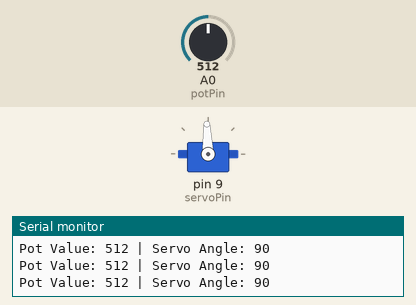
Simulated run of this sketch. Board: Arduino Uno, built with avr-gcc and run on an emulated ATmega328P. On the bench: servo, the last lines printed to the serial monitor. Wiring (inferred from the names in the program): servo: signal pin 9. The test bench sets the inputs (shaded band); at power-on: A0 (potPin) = 512. Servo pulses on a pin are drawn as a servo (544–2400 µs = 0–180°).

Above: at 1.2 s.
1.3 s: A0 (potPin) set to 555
At 2.5 s:
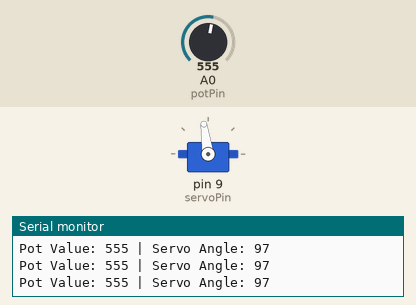
2.8 s: A0 (potPin) set to 579
At 3.1 s:
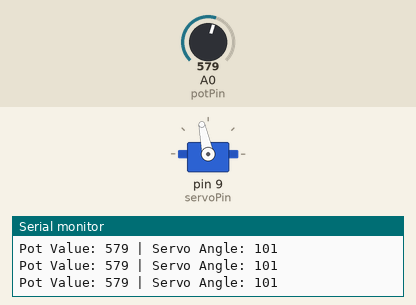
4.3 s: A0 (potPin) set to 306
At 5.3 s:
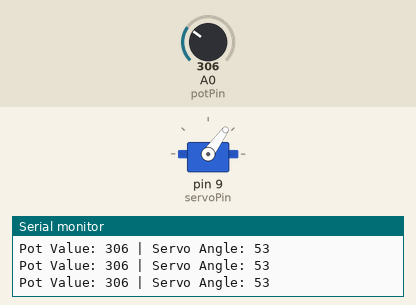
5.8 s: A0 (potPin) set to 105
At 7.0 s:
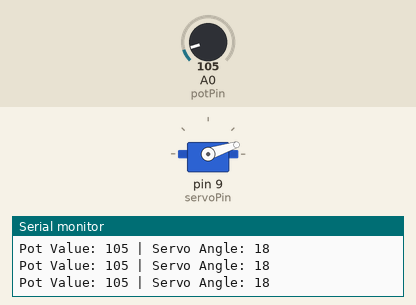
7.3 s: A0 (potPin) set to 91
At 7.6 s:
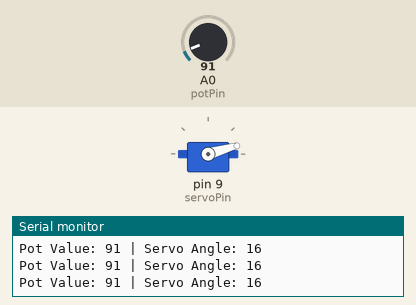
8.8 s: A0 (potPin) set to 122
At 9.2 s:
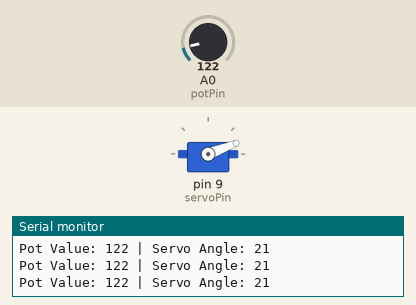
Timing chart, 0 to 11.3 s (numbered marks = the images above; inputs shaded):
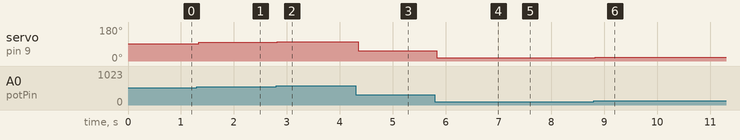

Measured:
- after the input at 1.3 s, servo on pin 9 (servoPin): 92° → 98° at once
- after the input at 2.8 s, servo on pin 9 (servoPin): 98° → 102° at once
- after the input at 4.3 s, servo on pin 9 (servoPin): 102° → 54° after 0.05 s
- after the input at 5.8 s, servo on pin 9 (servoPin): 54° → 18° at once
- after the input at 7.3 s, servo on pin 9 (servoPin): 18° → 16° at once
- after the input at 8.8 s, servo on pin 9 (servoPin): 16° → 21° at once

The sketch:

lab6.ino
```cpp
int servoPin = 9; // select digital pin 9 for servomotor signal line
int pulseWidth; // initialize pulse width variable
int potPin = A0; // select analog pin 0 for potentiometer
// Function to generate servo control pulse
void servoPulse(int servoPin, int angle) {
// Convert angle (0-180) to pulse width (500-2480 microseconds)
pulseWidth = map(angle, 0, 180, 500, 2480);
digitalWrite(servoPin, HIGH);
delayMicroseconds(pulseWidth);
digitalWrite(servoPin, LOW);
delay(20); // Wait for 20ms (50Hz update rate)
}
void setup() {
pinMode(servoPin, OUTPUT);
Serial.begin(9600);
Serial.println("Servo Control Ready");
}
void loop() {
// Read potentiometer value (0-1023)
int potValue = analogRead(potPin);
// Map potentiometer value (0-1023) to servo angle (0-180)
int servoAngle = map(potValue, 0, 1023, 0, 180);
// Print potentiometer reading and servo angle
Serial.print("Pot Value: ");
Serial.print(potValue);
Serial.print(" | Servo Angle: ");
Serial.println(servoAngle);
// Update servo position
servoPulse(servoPin, servoAngle);
}
```
